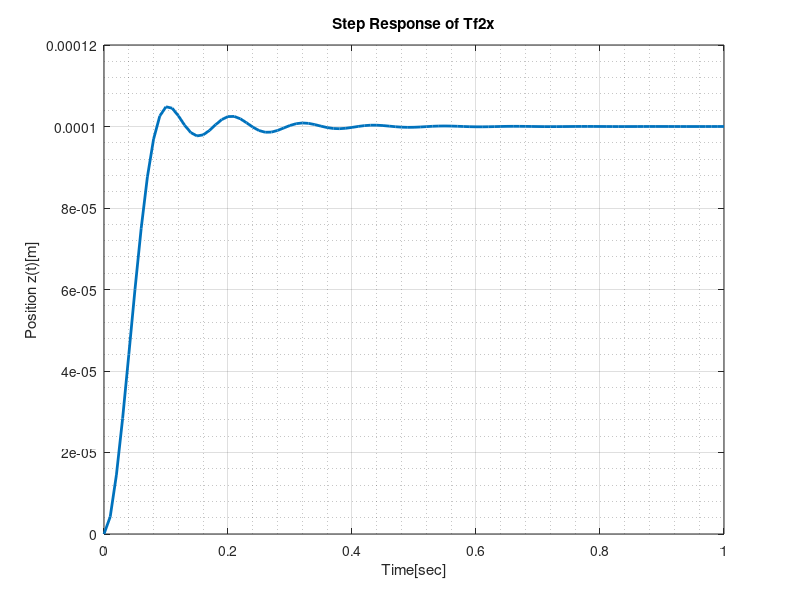

MATLAB code to generate this figure:
clc;
clear all;
close all;

m = 10; 
w0 = 2*pi*10;
k1 = 9 * 10^4;
k2 = (9/8) * 10^4;
c = 537.6;
a = k2/c;
b1 = c*(w0^2) /k1;
b2 = (k1 + k2)*(w0^2) / k1;

num1 = c * conv([1, a],[1, 0,w0^2]);
den1 = conv([1, 0], [1, b1 ,b2]);
Q = tf(num1, den1);

s = tf('s');
Tf2x = 1 /( m*s^2 + s * Q);

t = 0:0.01:1; 
[y, t] = step(Tf2x, t);


figure(1);
plot(t, y, 'LineWidth', 2);
grid on;grid minor;

xlabel('Time[sec]');
ylabel('Position z(t)[m]');
title('Step Response of Tf2x');

